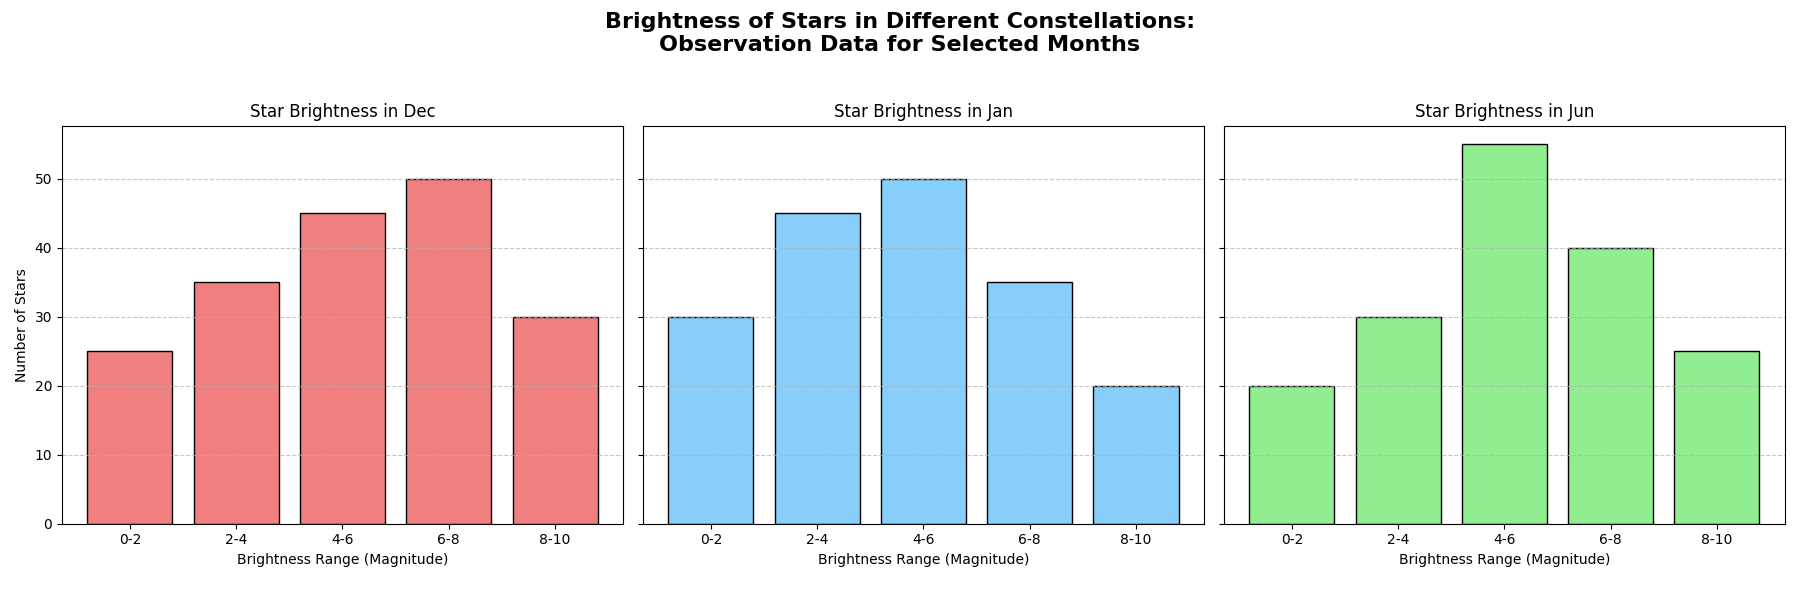

This figure's Python source:
import matplotlib.pyplot as plt
import numpy as np

months = [
    "January", "February", "March", "April", "May", "June",
    "July", "August", "September", "October", "November", "December"
]

brightness_bins = ['0-2', '2-4', '4-6', '6-8', '8-10']
stars_jan = [30, 45, 50, 35, 20]
stars_jun = [20, 30, 55, 40, 25]
stars_dec = [25, 35, 45, 50, 30]

fig, axs = plt.subplots(1, 3, figsize=(18, 6), sharey=True)

# Plotting the subplots in the new order: Dec, Jan, Jun
axs[0].bar(brightness_bins, stars_dec, color='lightcoral', edgecolor='black')
axs[0].set_title('Star Brightness in Dec')
axs[0].set_xlabel('Brightness Range (Magnitude)')
axs[0].set_ylabel('Number of Stars')
axs[0].grid(axis='y', linestyle='--', alpha=0.7)

axs[1].bar(brightness_bins, stars_jan, color='lightskyblue', edgecolor='black')
axs[1].set_title('Star Brightness in Jan')
axs[1].set_xlabel('Brightness Range (Magnitude)')
axs[1].grid(axis='y', linestyle='--', alpha=0.7)

axs[2].bar(brightness_bins, stars_jun, color='lightgreen', edgecolor='black')
axs[2].set_title('Star Brightness in Jun')
axs[2].set_xlabel('Brightness Range (Magnitude)')
axs[2].grid(axis='y', linestyle='--', alpha=0.7)

fig.suptitle('Brightness of Stars in Different Constellations:\nObservation Data for Selected Months', fontsize=16, fontweight='bold')
plt.tight_layout(rect=[0, 0.03, 1, 0.95])
plt.show()
